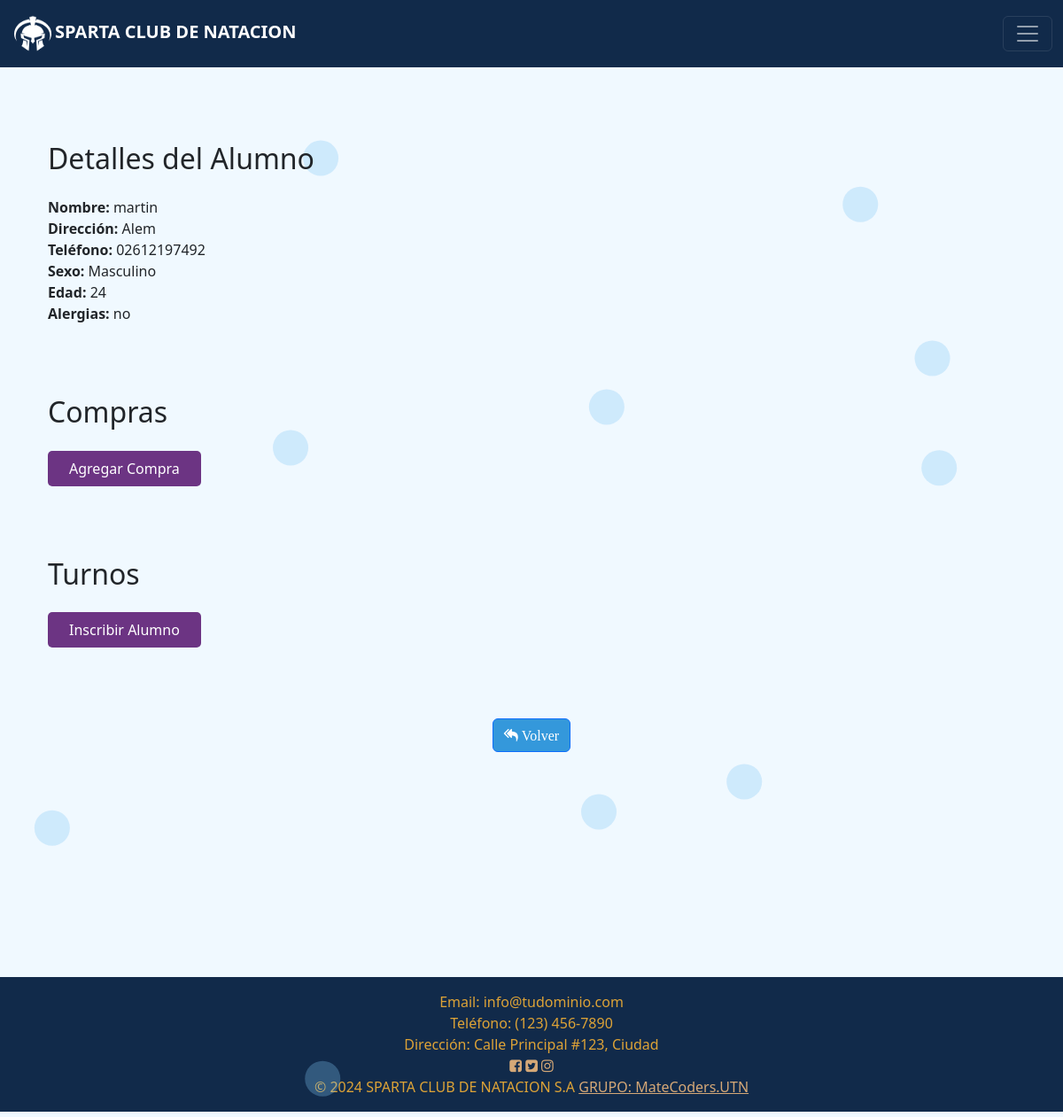
Page /ver_mas_usuario/2/ on the committed database.
### USUARIOS/models.py (models this page shows, shortened)
class CustomUser(AbstractUser):
    direccion = models.CharField(max_length=255)
    telefono = models.CharField(max_length=15)
    SEXO_CHOICES = [('M', 'Masculino'), ('F', 'Femenino')]
    sexo = models.CharField(choices=SEXO_CHOICES, max_length=1)
    edad = models.IntegerField(default=18)  # O cualquier valor predeterminado que desees
    telefono_emergencia = models.CharField(max_length=15)
    alergias = models.TextField(blank=True, null=True)
    class Meta:
        verbose_name = 'Usuario Personalizado'
        verbose_name_plural = 'Usuarios Personalizados'

### TIENDA/views.py (the view)
# urls.py: path('ver_mas_usuario/<int:usuario_id>/', views.ver_mas_usuario, name='ver_mas_usuario'),
def ver_mas_usuario(request, usuario_id):
    usuario = get_object_or_404(CustomUser, pk=usuario_id)
    compras = ComprasClase.objects.filter(usuario=usuario)
    inscripciones = InscripcionClase.objects.filter(usuario=usuario, clase_natacion__fecha__gte=timezone.now())
    return render(request, 'tienda/ver_mas_usuario.html', {'usuario': usuario, 'compras': compras, 'inscripciones': inscripciones})

### TIENDA/templates/tienda/ver_mas_usuario.html (shortened to what this page needs)
{% extends 'tienda/layout.html' %}
{% load static %}
{% block body %}
  <div class="container">
    <h2 class="titulo">Detalles del Alumno</h2>
    <div class="row">
      <div class="col-md-6">
        <p><strong>Nombre:</strong> {{ usuario.username }}</p>
        <p><strong>Dirección:</strong> {{ usuario.direccion }}</p>
        <p><strong>Teléfono:</strong> {{ usuario.telefono }}</p>
        <p><strong>Sexo:</strong> {{ usuario.get_sexo_display }}</p>
        <p><strong>Edad:</strong> {{ usuario.edad }}</p>
        <p><strong>Alergias:</strong> {{ usuario.alergias }}</p>
      </div>
    </div>
    <div class="row">
      <div class="col-md-12">
        <h2 class="titulo">Compras</h2>
        <a href="{% url 'tienda:agregar_compra' usuario_id=usuario.id %}" class="btn btn-success btn-enviar">Agregar Compra</a>
      </div>
    </div>
    <div class="row">
      <div class="col-md-12">
        <h2 class="titulo">Turnos</h2>
        <a href="{% url 'tienda:Inscripcion_alumno' usuario_id=usuario.id %}" class="btn btn-success btn-enviar">Inscribir Alumno</a>
      </div>
    </div>
    <div class="row">
      <div class="col-md-12 text-center">
        <a href="{% url 'tienda:lista_alumnos' %}" class="btn btn-primary btn-volver titulo"><i class="fa fa-reply-all" aria-hidden="true"> Volver</i></a>
      </div>
    </div>
  </div>
{% endblock body %}

### static/css/styles.css (style rules this page uses)
body h1, body h2, body h3, body p { margin: 0; }
body { display: flex; flex-direction: column; min-height: 100vh; margin: 0; overflow: auto; position: relative; z-index: 0; }
body, html { margin: 0; padding: 0; position: relative; margin-bottom: 0px; background-color: #F0F9FF; }
.container { flex: 1; margin-top: 80px; margin-bottom: 50px; position: relative; z-index: 2; }
.btn-volver { background-color: #3498DB!important; }
.titulo { margin-bottom: 1.5rem; margin-top: 5rem; }
.btn-enviar { background-color: #6C3483; color: #fff; border: none; padding: 0.5rem 1.5rem; border-radius: 5px; cursor: pointer; }

### rows in the picture
CustomUser: username "martin", direccion "Alem", telefono "02612197492", sexo "Masculino", edad "24", alergias "no"
